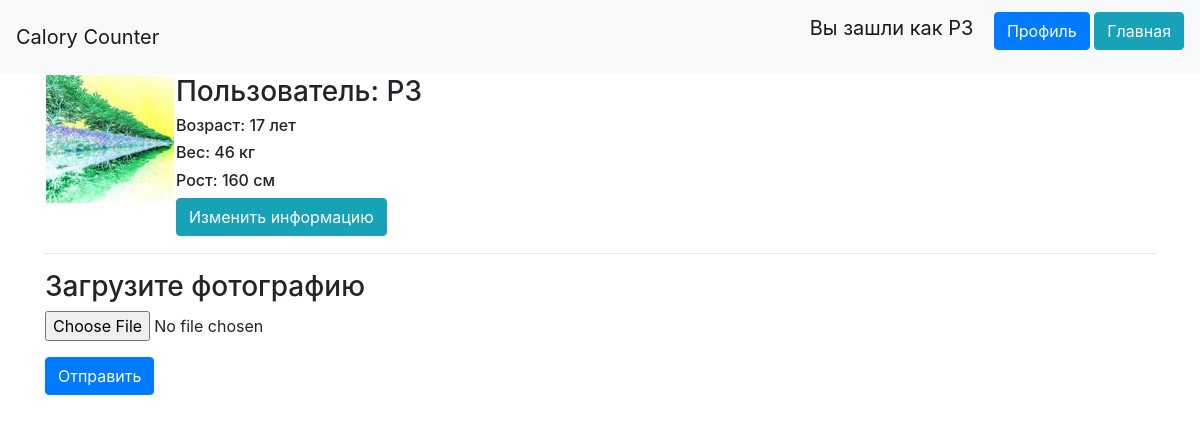
Page /profile/2 (signed in) on the committed database.
### data/users.py (models this page shows, shortened)
class User(SqlAlchemyBase, UserMixin, SerializerMixin):
    __tablename__ = 'users'
    id = sqlalchemy.Column(sqlalchemy.Integer,
                           primary_key=True, autoincrement=True)
    name = sqlalchemy.Column(sqlalchemy.String, nullable=True)
    about = sqlalchemy.Column(sqlalchemy.String, nullable=True)
    email = sqlalchemy.Column(sqlalchemy.String,
                              index=True, unique=True, nullable=True)
    age = sqlalchemy.Column(sqlalchemy.Integer)
    weight = sqlalchemy.Column(sqlalchemy.Integer)
    height = sqlalchemy.Column(sqlalchemy.Integer)
    gender = sqlalchemy.Column(sqlalchemy.String)
    hashed_password = sqlalchemy.Column(sqlalchemy.String, nullable=True)
    created_date = sqlalchemy.Column(sqlalchemy.DateTime,
                                     default=datetime.datetime.now)
    entered_details = sqlalchemy.Column(sqlalchemy.Boolean, default=False)
    activities = orm.relation("Activities", back_populates='user')
    points = orm.relation("Points", back_populates='user')
    def avatar(self, size):
        path = f"static/img/avatar/{self.id}.jpg"
        if os.path.exists(path):
            return url_for('static', filename=f'img/avatar/{self.id}.jpg')
        digest = md5(self.email.lower().encode('utf-8')).hexdigest()
        return 'https://www.gravatar.com/avatar/{}?d=identicon&s={}'.format(digest, size)

### main.py (the view)
@app.route('/profile/<int:id>', methods=['GET', 'POST'])
def profile(id):
    db_sess = db_session.create_session()
    user = db_sess.query(User).get(id)
    if user is None:
        return abort(404)
    if current_user.is_anonymous:
        is_current = False
    else:
        is_current = id == current_user.id
    if is_current and request.method == 'POST':
        f = request.files['avatar']
        with open(f'static/img/avatar/{current_user.id}.jpg', mode='wb') as g:
            g.write(f.read())
            current_user.change_avatar(128)
    return render_template('profile.html', title='Profile', user=user, is_current=is_current)

### data/db_session.py (called while the page is built)
def create_session() -> Session:
    global __factory
    return __factory()

### main.py (called while the page is built)
@login_manager.user_loader
def load_user(user_id):
    db_sess = db_session.create_session()
    return db_sess.query(User).get(user_id)

### templates/profile.html
{% extends "base.html" %}
{% block content %}
<table>
    <tr valign="top">
        <td><img src="{{ user.avatar(128) }}"></td>
        <td>
            <h3>Пользователь: {{ user.name }}</h3>
            <h6>Возраст: {{ user.age }} лет</h6>
            <h6>Вес: {{ user.weight }} кг</h6>
            <h6>Рост: {{ user.height }} см</h6>
            {% if is_current %}
                <a class="btn btn-info" href="/change_details/{{user.id}}">Изменить информацию</a>
            {% endif %}
        </td>
    </tr>
</table>
{% if is_current %}
    <hr>
    <h3>Загрузите фотографию</h3>
    <form class="login_form" method="post" enctype="multipart/form-data">
        <div class="form-group">
            <input type="file" class="form-control-file" id="photo" name="avatar">
        </div>
        <button type="submit" class="btn btn-primary">Отправить</button>
    </form>
{%endif%}
{% endblock %}

### templates/base.html (shortened to what this page needs)
<!doctype html>
<html lang="en">
<head>
    <link rel="stylesheet"
          href="https://stackpath.bootstrapcdn.com/bootstrap/4.4.1/css/bootstrap.min.css"
>
    <link rel="stylesheet" type="text/css" href="{{ style }}" />
</head>
<body>
<header>
    <nav class="navbar navbar-light bg-light">
        <a class="navbar-brand" href="/">Calory Counter</a>
        {% if current_user.is_authenticated %}
            <p>
                <a class="navbar-brand" href="/logout">Вы зашли как {{ current_user.name }}</a>
                <a class="btn btn-primary" href="/profile/{{current_user.id}}">Профиль</a>
                <a class="btn btn-info" href="/">Главная</a>
            </p>
        {% else %}
            <p>
                <a class="btn btn-primary " href="/register">Зарегистрироваться</a>
                <a class="btn btn-success" href="/login">Войти</a>
            </p>
        {% endif %}
    </nav>
</header>
<main role="main" class="container">
    {% block content %}{% endblock %}
</main>
</body>
</html>

### rows in the picture
User: name "P3", age "17", weight "46", height "160"
